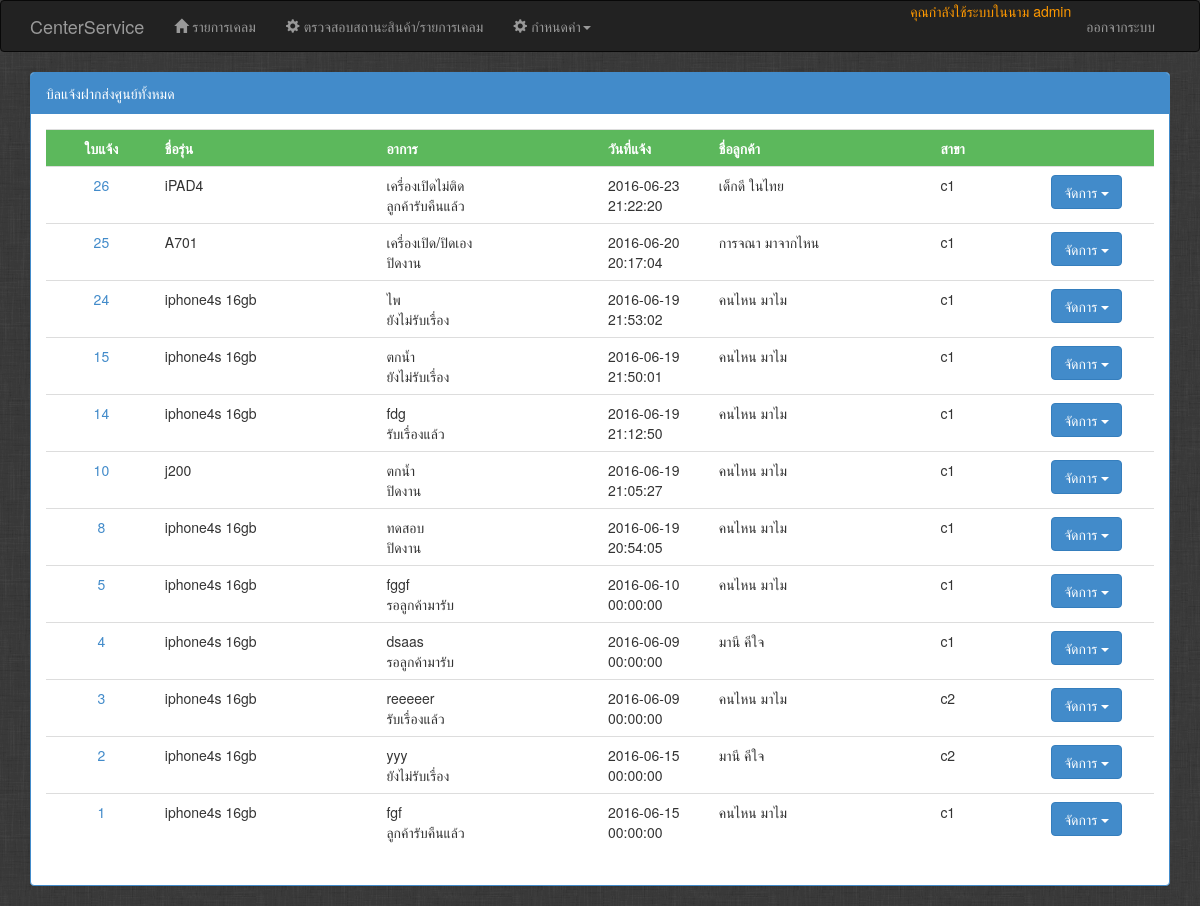
Screenshot of /Admin/admin_job.php (signed in) with the database file from the repository.
### tables this page shows
CREATE TABLE IF NOT EXISTS `job_service` (
  `id` int(11) NOT NULL AUTO_INCREMENT COMMENT 'หมายเลขใบฝาก',
  `user_id` int(11) NOT NULL COMMENT 'สาขา',
  `employees_id` int(11) NOT NULL COMMENT 'พนักงาน',
  `customers_id` int(11) NOT NULL COMMENT 'รหัสลูกค้า',
  `product_id` int(11) NOT NULL COMMENT 'สินค้า',
  `job_manner` varchar(255) DEFAULT NULL COMMENT 'อาการ',
  `job_details` text COMMENT 'รายละเอียด',
  `attachment` varchar(255) DEFAULT NULL COMMENT 'อุปกรณ์ที่นำมาด้วย',
  `price_service` int(11) DEFAULT '0' COMMENT 'ค่าบริการ',
  `job_note` text COMMENT 'หมายเหตุ',
  `sta_date` datetime DEFAULT NULL COMMENT 'วันที่ส่งเรื่งเคลม',
  `get_date` datetime DEFAULT NULL COMMENT 'วันที่รับเรื่อง',
  `close_date` datetime DEFAULT NULL COMMENT 'วันที่ปิดงาน',
  `wait_date` datetime DEFAULT NULL COMMENT 'วันที่สาขารับคืน',
  `end_date` datetime DEFAULT NULL COMMENT 'วันที่ลูกค้ารับคืน',
  `status` enum('ยังไม่รับเรื่อง','รับเรื่องแล้ว','ปิดงาน','รอลูกค้ามารับ','ลูกค้ารับคืนแล้ว') DEFAULT 'ยังไม่รับเรื่อง' COMMENT 'สถานะ',
  `note_end` text COMMENT 'หมายเหตุการเคลม',
  `totlo_price` int(11) DEFAULT '0' COMMENT 'ยอดที่ต้องชำระทั้งหมด',
  `suppliers_id` int(11) DEFAULT NULL COMMENT 'ศูนย์บริการ',
  PRIMARY KEY (`id`),
  KEY `fk_job_service_employees1_idx` (`employees_id`),
  KEY `fk_job_service_product2_idx` (`product_id`),
  KEY `fk_job_service_user1_idx` (`user_id`),
  KEY `fk_job_service_suppliers1_idx` (`suppliers_id`),
  KEY `fk_job_service_customers1_idx` (`customers_id`)
);

CREATE TABLE IF NOT EXISTS `product` (
  `id` int(11) NOT NULL AUTO_INCREMENT COMMENT 'รหัส',
  `product_category_id` int(11) NOT NULL COMMENT 'ประเภทสินค้า',
  `brand_id` int(11) NOT NULL COMMENT 'ยี่ห้อ',
  `model` varchar(255) NOT NULL COMMENT 'รุ่น',
  `color_id` int(11) NOT NULL COMMENT 'สี',
  `ime` varchar(45) NOT NULL COMMENT 'หมายเลขสินค้า',
  `customers_id` int(11) NOT NULL COMMENT 'รหัสลูกค้า',
  PRIMARY KEY (`id`),
  UNIQUE KEY `ime_UNIQUE` (`ime`),
  KEY `fk_product_product_category1_idx` (`product_category_id`),
  KEY `fk_product_brand1_idx` (`brand_id`),
  KEY `fk_product_color1_idx` (`color_id`),
  KEY `fk_product_customers1_idx` (`customers_id`)
);

CREATE TABLE IF NOT EXISTS `customers` (
  `id` int(11) NOT NULL AUTO_INCREMENT COMMENT 'รหัสลูกค้า',
  `name` varchar(255) DEFAULT NULL COMMENT 'ชื่อลูกค้า',
  `address` varchar(45) DEFAULT NULL COMMENT 'ที่อยู่',
  `phone` varchar(10) DEFAULT NULL COMMENT 'เบอร์โทร',
  PRIMARY KEY (`id`)
);

CREATE TABLE IF NOT EXISTS `user` (
  `id` int(11) NOT NULL AUTO_INCREMENT,
  `username` varchar(100) NOT NULL COMMENT 'สาขา',
  `password` varchar(100) NOT NULL COMMENT 'Password',
  `user_type` enum('User','UserPro','Admin') NOT NULL DEFAULT 'User' COMMENT 'กลุ่มสถานะ',
  `last_login` datetime DEFAULT NULL COMMENT 'เข้าระบบล่าสุด',
  PRIMARY KEY (`id`),
  UNIQUE KEY `username_UNIQUE` (`username`)
);

### Admin/admin_job.php (the view, shortened to what this page needs)
<?php
include 'header.php';
include 'nav.php';
include '../dbconn.php';
?>
<div class="container">
	<div class="row">
		<div class="col-md-12">
<div class="panel panel-primary">
  <div class="panel-heading">บิลแจ้งฝากส่งศูนย์ทั้งหมด</div>
  <div class="panel-body">
    <table class="table table-hover">
      <tr class="btn-success">
          <th width="10%"><center>ใบแจ้ง</center></th>
          <th width="20%">ชื่อรุ่น</th>
          <th width="20%">อาการ</th>
          <th width="10%">วันที่แจ้ง</th>
          <th width="20%">ชื่อลูกค้า</th>
          <th width="10%">สาขา</th>
          <th width="10%"></th>
      </tr>
			<?php
			$sql = "SELECT * FROM job_service ORDER BY id DESC";
			$result = $conn->query($sql);
		   while($rs=mysqli_fetch_array($result)){
			$sql1 = "SELECT * FROM product where id='$rs[product_id]'";
			$result1 = $conn->query($sql1) ;
			$rs1=mysqli_fetch_array($result1);
			$sql2 = "SELECT * FROM customers where id='$rs[customers_id]'";
			$result2 = $conn->query($sql2) ;
			$rs2=mysqli_fetch_array($result2);
			$sql3 = "SELECT * FROM user where id='$rs[user_id]'";
			$result3 = $conn->query($sql3) ;
			$rs3=mysqli_fetch_array($result3);
		?>
      <tr >
          <td><center><a href="admin_jobdtail.php?jid=<?php echo $rs['id'];?>"><?php echo $rs['id'];?></a></center></td>
          <td><?php echo $rs1['model'];?></td>
          <td>
						<?php
							echo $rs['job_manner'];
							echo "<br>";
							echo $rs['status'];
						?>
					</td>
          <td><?php echo $rs['sta_date'];?></td>
          <td><?php echo $rs2['name'];?></td>
          <td><?php echo $rs3['username'];?></td>
          <td>
						<div class="btn-group">
						  <button type="button" class="btn btn-primary dropdown-toggle" data-toggle="dropdown" aria-haspopup="true" aria-expanded="false">
						    จัดการ <span class="caret"></span>
						  </button>
						</div>
      </tr>
  <?php }?>
    </table>
  </div>
</div>
</div>
</div>
</div>
</div>
<?php
include '../footer.php'
 ?>

### rows the page displays
job_service: id "26", product.model "iPAD4", job_manner "เครื่องเปิดไม่ติด", status "ลูกค้ารับคืนแล้ว", sta_date "2016-06-23 21:22:20", customers.name "เด็กดี ในไทย", user.username "c1"
job_service: id "25", product.model "A701", job_manner "เครื่องเปิด/ปิดเอง", status "ปิดงาน", sta_date "2016-06-20 20:17:04", customers.name "การจณา มาจากไหน", user.username "c1"
job_service: id "24", product.model "iphone4s 16gb", job_manner "ไพ", status "ยังไม่รับเรื่อง", sta_date "2016-06-19 21:53:02", customers.name "คนไหน มาไม", user.username "c1"
job_service: id "15", product.model "iphone4s 16gb", job_manner "ตกน้ำ", status "ยังไม่รับเรื่อง", sta_date "2016-06-19 21:50:01", customers.name "คนไหน มาไม", user.username "c1"
job_service: id "14", product.model "iphone4s 16gb", job_manner "fdg", status "รับเรื่องแล้ว", sta_date "2016-06-19 21:12:50", customers.name "คนไหน มาไม", user.username "c1"
job_service: id "10", product.model "j200", job_manner "ตกน้ำ", status "ปิดงาน", sta_date "2016-06-19 21:05:27", customers.name "คนไหน มาไม", user.username "c1"
job_service: id "8", product.model "iphone4s 16gb", job_manner "ทดสอบ", status "ปิดงาน", sta_date "2016-06-19 20:54:05", customers.name "คนไหน มาไม", user.username "c1"
job_service: id "5", product.model "iphone4s 16gb", job_manner "fggf", status "รอลูกค้ามารับ", sta_date "2016-06-10 00:00:00", customers.name "คนไหน มาไม", user.username "c1"
job_service: id "4", product.model "iphone4s 16gb", job_manner "dsaas", status "รอลูกค้ามารับ", sta_date "2016-06-09 00:00:00", customers.name "มานี คีใจ", user.username "c1"
job_service: id "3", product.model "iphone4s 16gb", job_manner "reeeeer", status "รับเรื่องแล้ว", sta_date "2016-06-09 00:00:00", customers.name "คนไหน มาไม", user.username "c2"
job_service: id "2", product.model "iphone4s 16gb", job_manner "yyy", status "ยังไม่รับเรื่อง", sta_date "2016-06-15 00:00:00", customers.name "มานี คีใจ", user.username "c2"
job_service: id "1", product.model "iphone4s 16gb", job_manner "fgf", status "ลูกค้ารับคืนแล้ว", sta_date "2016-06-15 00:00:00", customers.name "คนไหน มาไม", user.username "c1"

### other values shown
$_SESSION['user']['username'] "admin"
